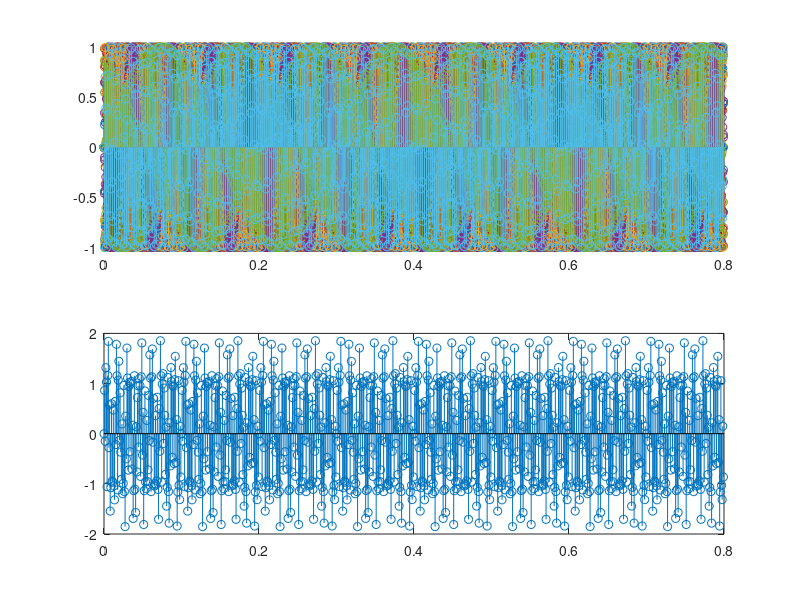

Reproduce this figure in MATLAB.
clear all;
N = 1000;   %Muestras
F0 = 440;   %Hz
tf = 0.8/1000; %Time Factor
t = linspace(0,(N-1)/(1000/0.8),1000);
F = zeros(N,20);
for c=1:20
    for r=1:N
        F(r,c) = sin(2*pi*(c-1)*F0*(tf*(r-1)));
    end
end
v=[0 1 0 0.75 0 0.5 0 0.14 0 0.5 0 0.12 0 0.17 0 0 0 0 0 0 ];
s = F*v';

subplot(211)
stem(t,F)
subplot(212)
stem(t,s)